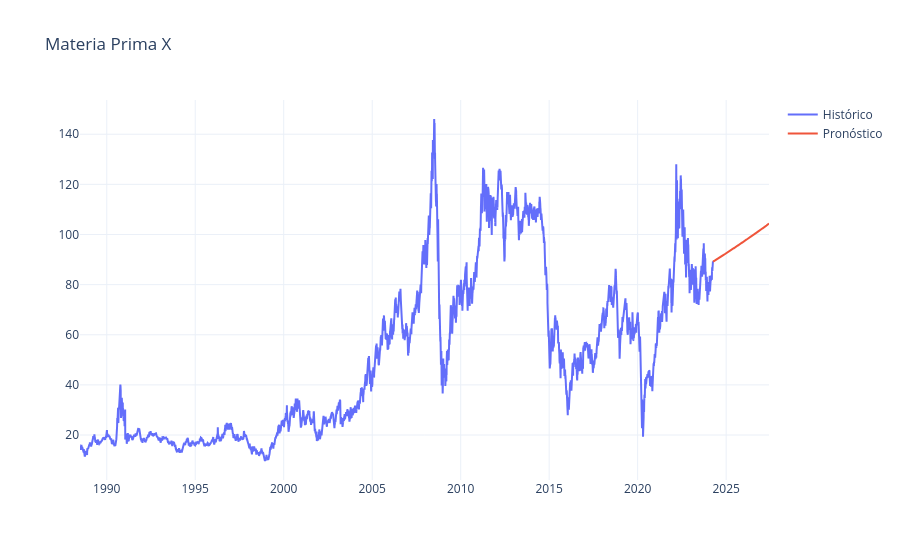
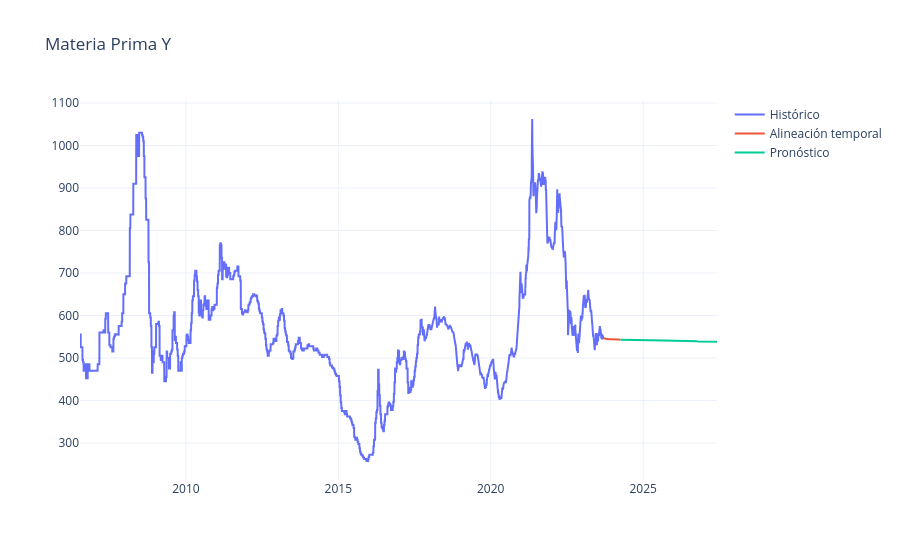
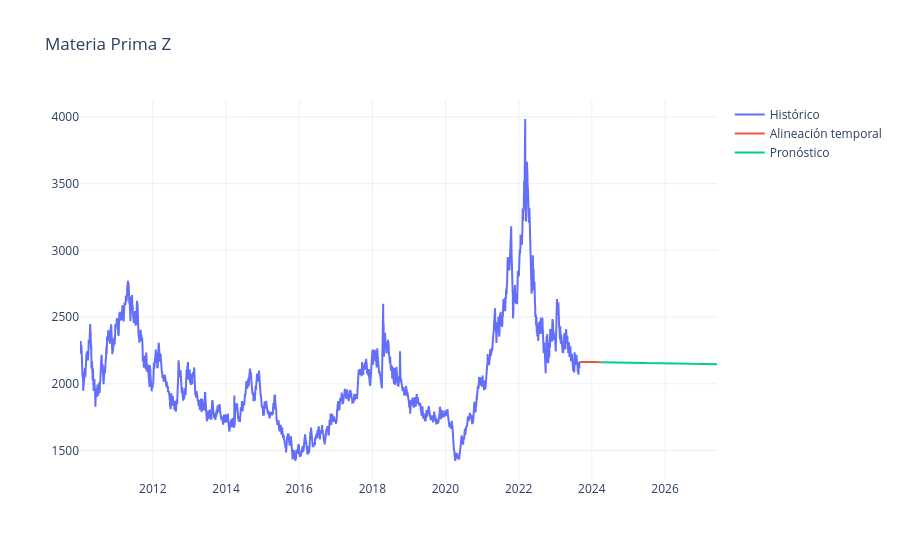

Source (notebook cell) for these figures, in order:
### Code cell
plot_real_gap_forecast(X_data_process_df, forecast_X_df, "Materia Prima X")
plot_real_gap_forecast(Y_data_process_df, forecast_Y_df, "Materia Prima Y", gap_Y_df)
plot_real_gap_forecast(Z_data_process_df, forecast_Z_df, "Materia Prima Z", gap_Z_df)

### Figure 1 — Plotly figure (JSON) as saved in the notebook; plotly's stock layout.template omitted (floating-point values rounded to 4 significant figures; data arrays with more than 128 entries replaced by an {"elided": "..."} marker saying what was removed)
{"data": [{"mode": "lines", "name": "Histórico", "type": "scatter", "x": {"elided": "9333 str values"}, "y": {"elided": "9333 float values"}}, {"mode": "lines", "name": "Pronóstico", "type": "scatter", "x": {"elided": "826 str values"}, "y": {"elided": "826 float values"}}], "layout": {"title": {"text": "Materia Prima X"}}}

### Figure 2 — Plotly figure (JSON) as saved in the notebook; plotly's stock layout.template omitted (floating-point values rounded to 4 significant figures; data arrays with more than 128 entries replaced by an {"elided": "..."} marker saying what was removed)
{"data": [{"mode": "lines", "name": "Histórico", "type": "scatter", "x": {"elided": "4480 str values"}, "y": {"elided": "4480 float values"}}, {"mode": "lines", "name": "Alineación temporal", "type": "scatter", "x": {"elided": "147 str values"}, "y": {"elided": "147 float values"}}, {"mode": "lines", "name": "Pronóstico", "type": "scatter", "x": {"elided": "826 str values"}, "y": {"elided": "826 float values"}}], "layout": {"title": {"text": "Materia Prima Y"}}}

### Figure 3 — Plotly figure (JSON) as saved in the notebook; plotly's stock layout.template omitted (floating-point values rounded to 4 significant figures; data arrays with more than 128 entries replaced by an {"elided": "..."} marker saying what was removed)
{"data": [{"mode": "lines", "name": "Histórico", "type": "scatter", "x": {"elided": "3564 str values"}, "y": {"elided": "3564 float values"}}, {"mode": "lines", "name": "Alineación temporal", "type": "scatter", "x": {"elided": "155 str values"}, "y": {"elided": "155 float values"}}, {"mode": "lines", "name": "Pronóstico", "type": "scatter", "x": {"elided": "826 str values"}, "y": {"elided": "826 float values"}}], "layout": {"title": {"text": "Materia Prima Z"}}}
